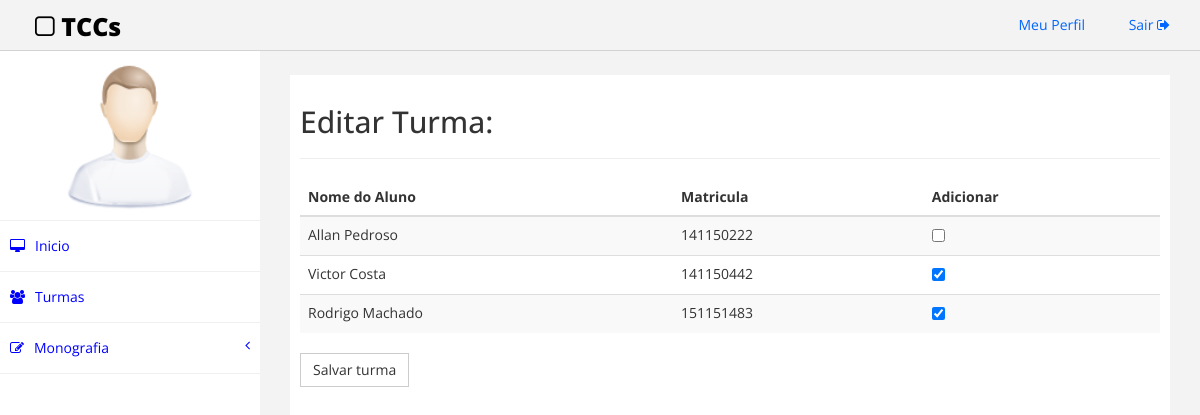
The app's page /src/editarTurma.php (signed in), older data.
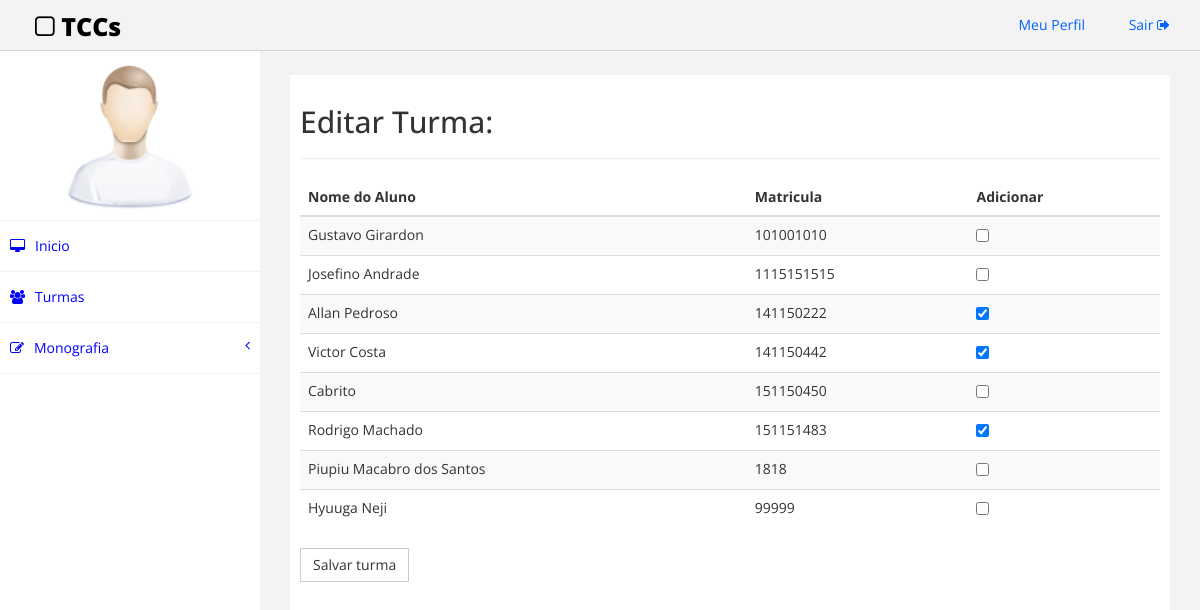
The same page, newer data.
### tables this page shows
CREATE TABLE IF NOT EXISTS `aluno` (
  `matricula` varchar(50) NOT NULL,
  `nome` varchar(50) NOT NULL,
  `senha` varchar(45) NOT NULL,
  `email` varchar(50) NOT NULL,
  PRIMARY KEY (`matricula`)
);

### src/editarTurma.php (the view, shortened to what the changed rows need)
<!DOCTYPE html>
<html>
<head>
    <link href="assets/css/bootstrap.css" rel="stylesheet" />
    <link href="assets/css/font-awesome.css" rel="stylesheet" />
    <link href="assets/css/custom.css" rel="stylesheet" />
</head>
<body>
    <div id="wrapper">
        <div id="page-wrapper">
            <div id="page-inner">
                <div class="row">
                    <div class="col-md-12">
                        <h2>Editar Turma:</h2>
                    </div>
                </div>
               <div class="row">
                <form class="form-horizontal" action="./action/adicionaAluno.php" method="post">
                    <div class="col-md-12">
                        <table class="table table-striped table-hover table-responsive">
                            <thead>
                                <tr>
                                    <th>
                                        Nome do Aluno
                                    </th>
                                    <th>
                                        Matricula
                                    </th>
                                    <th>
                                        Adicionar
                                    </th>
                                </tr>
                            </thead>
                            <tbody>
                                <?php
                                    $conn = new Connection();
                                    $connection = $conn->getConnection();
                                    $sql = "SELECT nomeTurma FROM turma WHERE Professor_siape = '".$_SESSION['usuario']."'";
                                    $resultado = mysqli_query($connection, $sql) or die ("Erro ao conectar na tabela " . mysqli_error($connection));
                                    $row = $resultado->fetch_assoc();
                                    $Turma = $row['nomeTurma'];
                                    $sql = "SELECT * FROM `aluno`;";
                                    $resultado = mysqli_query($connection, $sql) or die ("Erro ao conectar na tabela " . mysqli_error($connection));
                                    while($row = $resultado->fetch_assoc()) {
                                            echo "<tr>
                                                    <td>
                                                        ".$row["nome"]."
                                                    </td>
                                                    <td>
                                                        ".$row["matricula"]."
                                                    </td>
                                                    <td>
                                                    <input type='checkbox' name='check_box[]' value='".$row["matricula"]."'";
                                                    $sql2 = "SELECT * FROM turma_has_aluno WHERE Aluno_matricula = '".$row["matricula"]."' AND Turma_nomeTurma = '".$Turma."';";
                                                    $resultado2 = mysqli_query($connection, $sql2) or die ("Erro ao conectar na tabela " . mysqli_error($connection));
                                                    $count = mysqli_num_rows($resultado2);
                                                    if ($count>0) {
                                                        echo "checked";
                                                    }
                                                    echo "/>
                                                    </td>
                                                </tr>";
                                    }
                                ?>
                            </tbody>
                      </div>
                    </div>
                </div>
            </div>
        </div>
</body>
</html>

Row changes from the older to the newer data that the page shows:
added aluno: nome "Gustavo Girardon", matricula "101001010"
added aluno: nome "Josefino Andrade", matricula "1115151515"
computed for aluno "Allan Pedroso": matricula "☐" → "☑"
added aluno: nome "Cabrito", matricula "151150450"
added aluno: nome "Piupiu Macabro dos Santos", matricula "1818"
added aluno: nome "Hyuuga Neji", matricula "99999"
